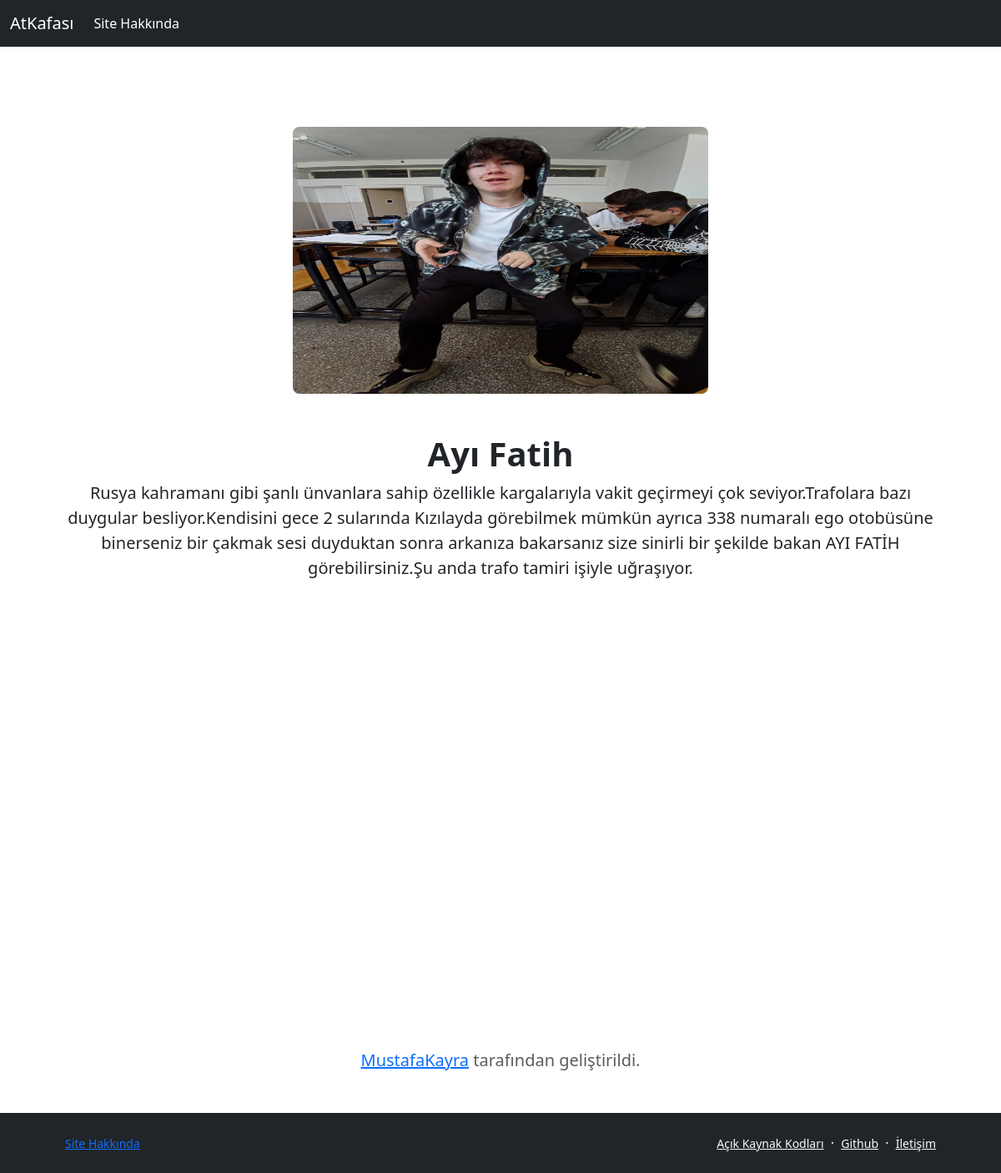
The page /persons/person/ay-fatih on the database its author committed.
### Persons/models.py (models this page shows, shortened)
class Person(models.Model): #Kişileri veritabanına kaydetmek için oluşturulan model
    name = models.CharField(blank=False,null=False,max_length=200) #Kişinin adı
    description = models.TextField() #Kişinin küçük biyografisi
    image = models.ImageField(upload_to="C:/Users/kayra/sınıfproje/static/img") #Kişinin fotoğrafı
    slug = models.SlugField(null=False,blank=True,unique=True,db_index=True) #Kişinin site içerisindeki sanal kimliği diyebiliriz.
    category = models.CharField(blank=True,null=True,max_length=200) #Kişinin bulunduğu kategori

### Persons/views.py (the view)
# urls.py: path('person/<slug:slug>',views.WhoPerson,name="WhoPerson") #WhoPerson fonksiyonu ile filtrelediğimiz kişinin sayfasına yönlendirilmesi
def WhoPerson(request,slug): #Her kişinin slug'ına göre filtrelenerek gösterildiği sayfa(detay sayfası)
    person = get_object_or_404(Person,slug=slug) #Kişiyi slug'ına göre filtreleyerek çekmek için
    context = { #Çekilen kişiyi detay sayfasına göndermek için kullanılan sözlük
        "person":person
    }
    return render(request,"person.html",context)

### templates/person.html (shortened to what this page needs)
{% extends "layout.html" %}
{% load static %}
{% block body %}
    <section class="py-5">
                <div class="container px-5 my-5">
                    <div class="row gx-5 justify-content-center">
                        <div class="col-lg-6">
                            <div class="row gx-5">
                                <div class="col-12"><img class="img-fluid rounded-3 mb-5" src="{{ person.image.url }}" alt="..." /></div>
                            </div>
                        </div>
                    </div>
                    <div class="text-center mb-5">
                        <h1 class="fw-bolder">{{person.name}}</h1>
                        <p class="lead fw-normal mb-0">{{person.description}}</p>
                    </div>
                    <div class="row gx-5 justify-content-center">
                        <div class="col-lg-6">
                            <div class="row gx-5">
                                <div class="col-lg-6"><img class="img-fluid rounded-3 mb-5" src="{% static 'img/akilsagliginikaybet2.png' %}" alt="..."></div>
                                <div class="col-lg-6"><img class="img-fluid rounded-3 mb-5" src="{% static 'img/akilsagliginikaybet2.png' %}" alt="..."></div>
                            </div>
                        </div>
                    </div>
                </div>
            </section>
{% endblock body %}

### templates/person.html (style rules this page uses)
.img-fluid { width: 1120px; height: 320px; }

### rows shown on the page
Person: image (picture), name "Ayı Fatih", description "Rusya kahramanı gibi şanlı ünvanlara sahip özellikle kargalarıyla vakit geçirmeyi çok seviyor.Trafolara bazı duygular besliyor.Kendisini gece 2 sularında Kızılayda görebilmek mümkün ayrıca 338 numaralı ego otobüsüne binerseniz bir çakmak sesi duyduktan sonra arkanıza bakarsanız size sinirli bir şekilde bakan AYI FATİH görebilirsiniz.Şu anda trafo tamiri işiyle uğraşıyor."
